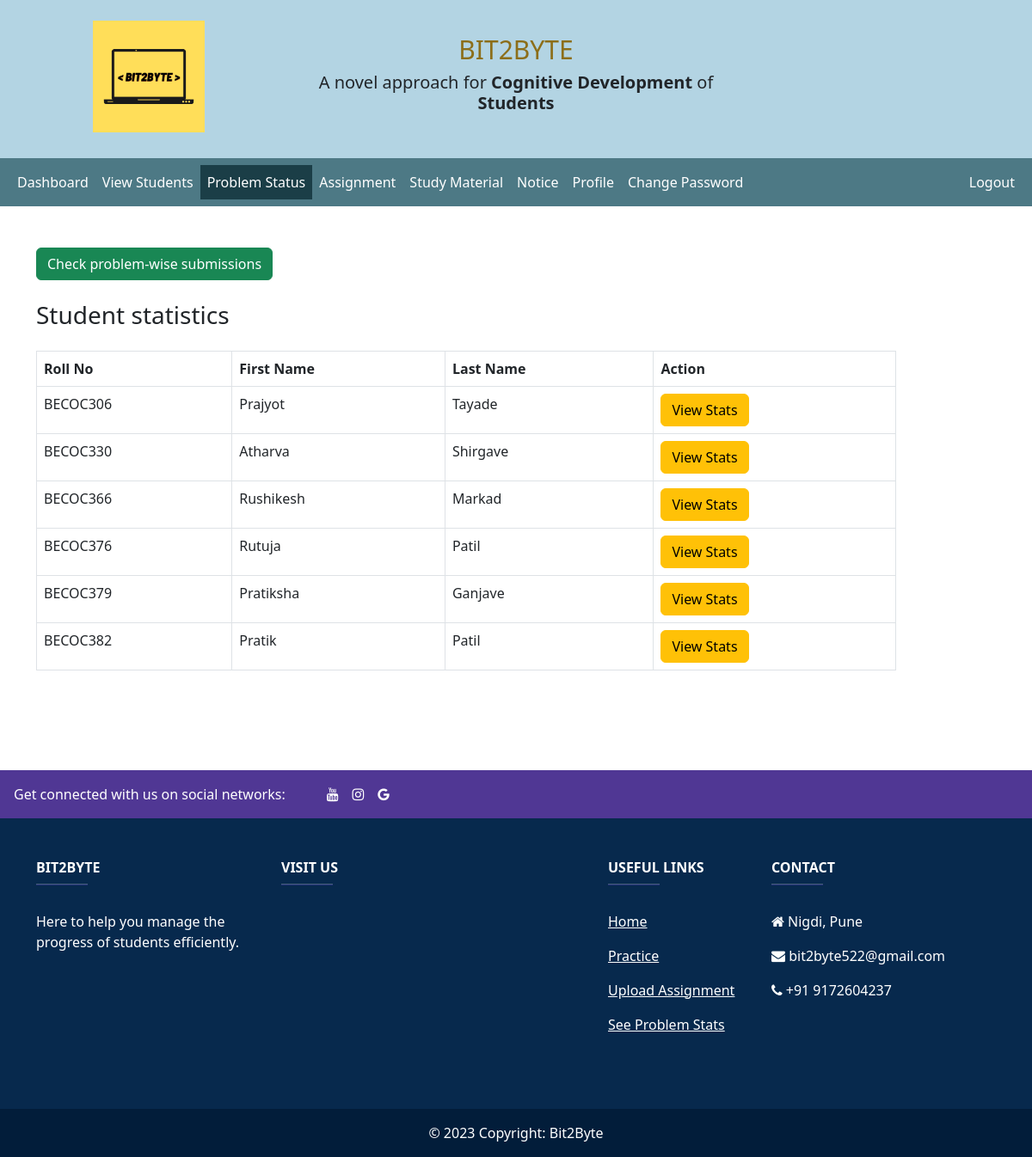
/teacher/student-problem-stats.php (signed in), run on the app's committed database.
### tables this page shows
CREATE TABLE `students` (
  `student_id` int(11) NOT NULL,
  `roll_no` varchar(40) NOT NULL,
  `username` varchar(127) NOT NULL,
  `password` varchar(255) NOT NULL,
  `fname` varchar(127) NOT NULL,
  `lname` varchar(255) NOT NULL,
  `class_id` int(11) NOT NULL,
  `section_id` int(11) NOT NULL,
  `address` varchar(31) NOT NULL,
  `gender` varchar(7) NOT NULL,
  `email_address` varchar(255) NOT NULL,
  `date_of_birth` date NOT NULL,
  `date_of_joined` timestamp NULL DEFAULT CURRENT_TIMESTAMP,
  `problems_solved` int(11) NOT NULL,
  `total_submissions` int(11) NOT NULL,
  `successful_submissions` int(11) NOT NULL
);

### teacher/data/teacher.php (called while the page is built, shortened)
<?php
function getTeacherById($teacher_id, $conn){
   $sql = "SELECT * FROM teachers
           WHERE teacher_id=?";
   $stmt = $conn->prepare($sql);
   $stmt->execute([$teacher_id]);
   if ($stmt->rowCount() == 1) {
     $teacher = $stmt->fetch();
     return $teacher;
   }else {
    return 0;
   }
}
?>

### teacher/data/student.php (called while the page is built, shortened)
<?php
function getAllSectionStudent($conn,$section_id){
  $sql = "SELECT * FROM students where section_id=? order by roll_no";
  $stmt = $conn->prepare($sql);
  $stmt->execute([$section_id]);
  if ($stmt->rowCount() >= 1) {
    $students = $stmt->fetchAll();
    return $students;
  }else {
    return 0;
  }
}

### teacher/student-problem-stats.php (the view, shortened to what this page needs)
<?php
if (isset($_SESSION['teacher_id']) &&
    isset($_SESSION['role'])) {
    if ($_SESSION['role'] == 'Teacher') {
       include "data/problems.php";
       include "data/class.php";
       include "data/student.php";
       include "data/teacher.php";
       $teacher_id = $_SESSION['teacher_id'];
       $teacher = getTeacherById($teacher_id, $conn);
       $students = getAllSectionStudent($conn, $teacher['section']);
 ?>
<!DOCTYPE html>
<html lang="en">
<head>
	<link rel="stylesheet" href="https://cdn.jsdelivr.net/npm/bootstrap@5.2.0/dist/css/bootstrap.min.css">
	<link rel="stylesheet" href="../css/style.css">
  <link rel="stylesheet" href="https://cdnjs.cloudflare.com/ajax/libs/font-awesome/4.7.0/css/font-awesome.min.css">
</head>
<body>
    <?php
    include "header.php";
        include "inc/navbar.php";
      ?>
     <div class="container mt-5" style="min-height:70vh;">
     <a href="problems.php"
           class="btn btn-success">Check problem-wise submissions</a>
     <br/><br/><h3>Student statistics</h3>
      <?php
        if ($students != 0) {
     ?>
           <div class="table-responsive">
              <table class="table table-bordered mt-3 n-table">
                <thead>
                  <tr>
                    <th scope="col">Roll No</th>
                    <th scope="col">First Name</th>
                    <th scope="col">Last Name</th>
                    <th scope="col">Action</th>
                  </tr>
                </thead>
                <tbody>
                  <?php $i = 0; foreach ($students as $student ) {
                    $i++;  ?>
                  <tr>
                    <td><?=$student['roll_no']?></td>
                    <td>
                        <?=$student['fname']?>
                    </td>
                    <td><?=$student['lname']?></td>
                    <td>
                        <form action="problem-stats.php" method="POST">
                        <input type="submit" value="View Stats" class="btn btn-warning">
                        </form>
                    </td>
                  </tr>
                <?php } ?>
                </tbody>
              </table>
           </div>
         <?php } ?>
     </div>
<br/><br/>
    <?php
    include "footer.php"
    ?>
</body>
</html>
<?php
  }else {
    header("Location: ../login.php");
    exit;
  }
}else {
	header("Location: ../login.php");
	exit;
}
?>

### css/style.css (style rules this page uses)
.n-table { width: 1000px; }

### data on the page
students: roll_no "BECOC306", fname "Prajyot", lname "Tayade"
students: roll_no "BECOC330", fname "Atharva", lname "Shirgave"
students: roll_no "BECOC366", fname "Rushikesh", lname "Markad"
students: roll_no "BECOC376", fname "Rutuja", lname "Patil"
students: roll_no "BECOC379", fname "Pratiksha", lname "Ganjave"
students: roll_no "BECOC382", fname "Pratik", lname "Patil"
